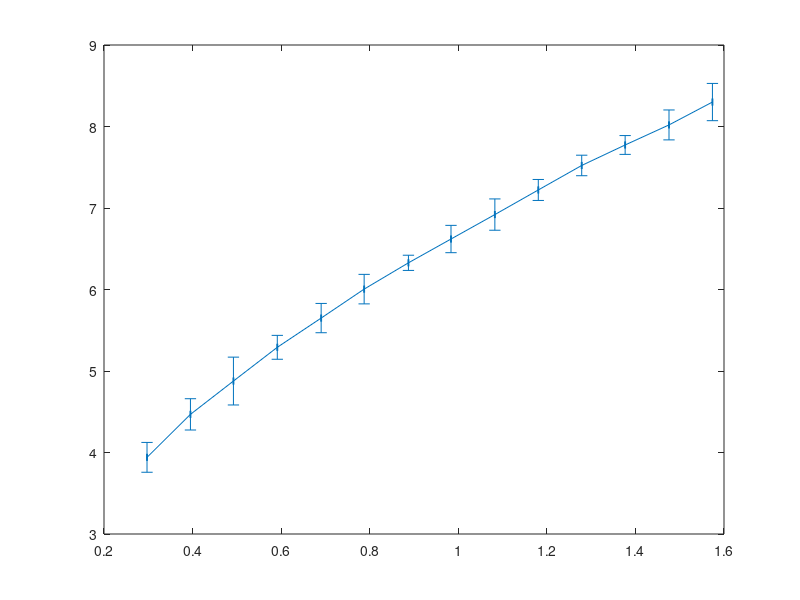

MATLAB code for this plot:
% mi posiziono nella cartella dati
cd ../
cd dati

% carico i dati
dyn_data = csvread("dyn_masse.csv")(2:end,:);
g = 9.806;

% porto i dati nelle unità del SI (g --> kg)
dyn_data(:,1) = dyn_data(:,1) ./ 1000;
% trasformo le masse in pesi (kg --> N)
dyn_data(:,1) = dyn_data(:,1)  .* g;

dPi= ones(14,1) .* 0.1 /1000 .*g;

% creo i valori medi di ogni periodo
mTi = mean(dyn_data(:,2:end)');
mTi = mTi';

% cerco la deviazione standard dei periodi
D = sum(((dyn_data(:,2:end) - mTi).^2)')

%D = sum(((dyn_data(:,2:end) - mTi).^2)');
dTi = (D').^(0.5);
dTi
%dTi = 0.01;

%dTi = sqrt(sum((dyn_data(:,2:end) - mTi).^2) ./ 15);
%dTi= dTi'

errorbar(dyn_data(:,1),mTi, dPi,dTi, '~>');